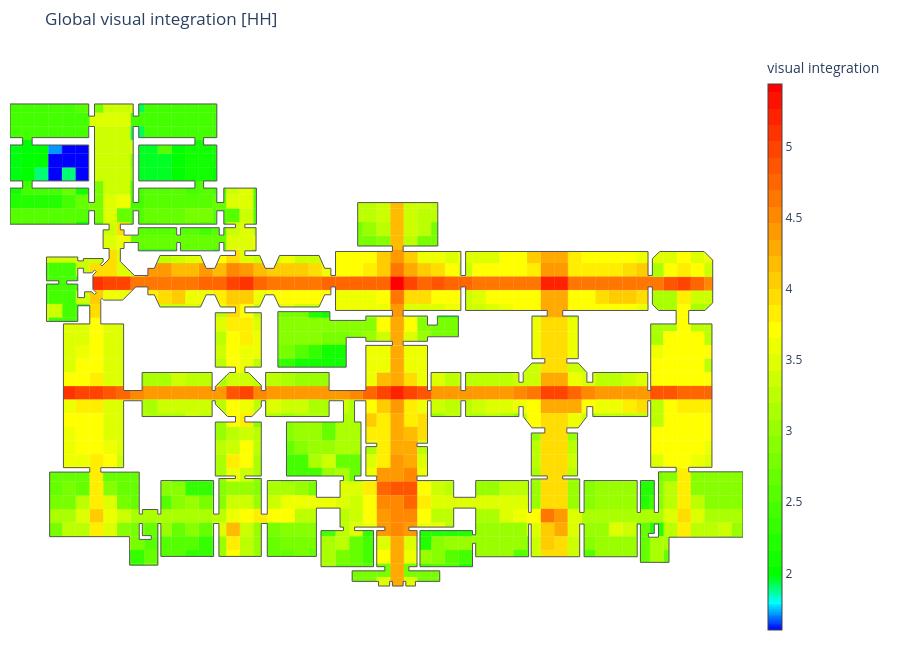

Notebook code for this chart:
### Markdown cell above
## 6. Global visual integration
Hillier–Hanson (HH) integration measures accessibility through the visibility graph. The radius is global; grey cells have undefined HH integration.

### Code cell
visual_integration = TGraph.Integration(visibility_graph, method="hh", radius=None, key=None, colorKey=None)
_ = show_result(visibility_graph, visual_integration, "visual_integration", "Global visual integration [HH]")
